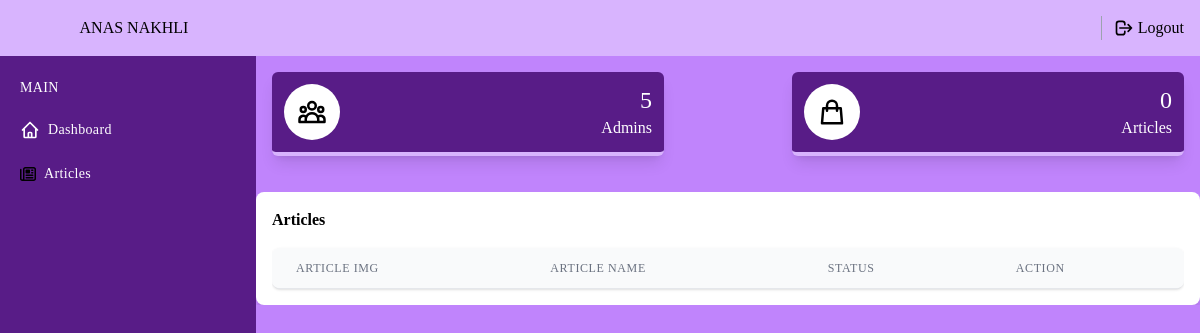
/view/dash_article.php (signed in), run on an earlier commit of the app's database.
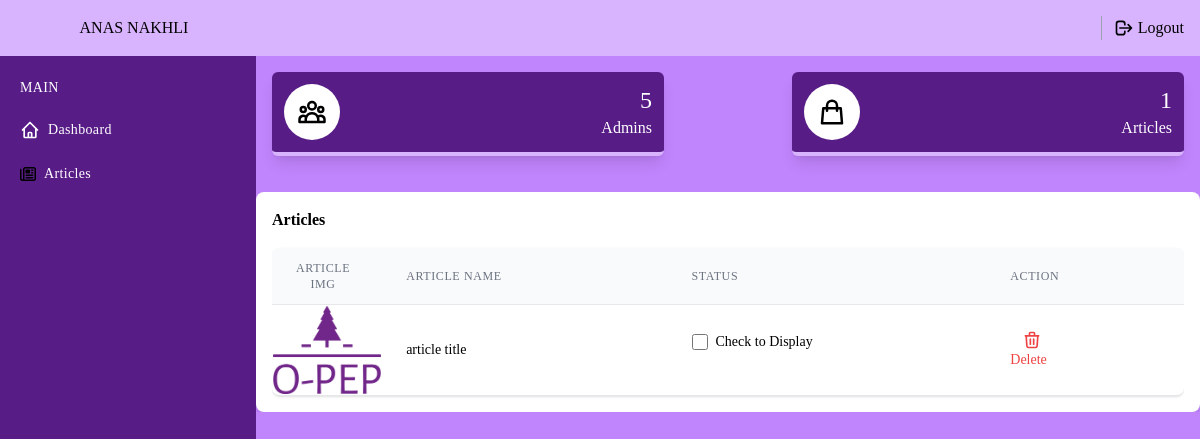
And on a later commit of the database.
### tables this page shows
CREATE TABLE `article` (
  `idArticle` int NOT NULL,
  `ArticleName` varchar(255) NOT NULL,
  `ArticleDes` varchar(255) NOT NULL,
  `ArticleImg` varchar(255) DEFAULT NULL,
  `ArticleSt` int DEFAULT '1',
  `ThemeId` int DEFAULT NULL,
  `TagId` int DEFAULT NULL,
  `UserId` int DEFAULT NULL
);

### view/dash_article.php (the view, shortened to what this page needs)
<?php
include 'session.php';
$countAdminsQuery = "SELECT COUNT(*) AS adminCount FROM user";
$countAdminsResult = mysqli_query($mysqli, $countAdminsQuery);
$adminCount = mysqli_fetch_assoc($countAdminsResult)['adminCount'];
$countArticlesQuery = "SELECT COUNT(*) AS articleCount FROM article";
$countArticlesResult = mysqli_query($mysqli, $countArticlesQuery);
$articleCount = mysqli_fetch_assoc($countArticlesResult)['articleCount'];
$query = "SELECT * FROM article";
$queryResult = mysqli_query($mysqli, $query);
while ($row = mysqli_fetch_assoc($queryResult)) {
    $articles[] = $row;
}
?>
<!DOCTYPE html>
<html lang="en" class="scroll-smooth">
<head>
    <script src="https://cdn.tailwindcss.com"></script>
    <link rel="stylesheet" href="https://cdn.jsdelivr.net/npm/bootstrap-icons@1.10.3/font/bootstrap-icons.css">
    <link rel="stylesheet" href="/css/style.css">
    <link rel="stylesheet" href="./public/css/style.css">
</head>
<body class="bg-purple-400 font-[sitika]">
    <div x-data="setup()" :class="{ 'dark': isDark }">
        <div class="min-h-screen flex flex-col flex-auto flex-shrink-0 antialiased  ">
            <div class="fixed w-full flex items-center  bg-purple-300 justify-between h-14 text-black z-10 gap-9 ">
                <div class="flex items-center justify-start md:justify-center pl-3 w-14 md:w-64 h-14 bg-purple-300">
                    <span class="hidden md:block">ANAS NAKHLI</span>
                </div>
                <div class="flex items-center justify-around h-14 bg-purple-300  ">
                    <ul class="flex justify-between">
                        <li>
                        </li>
                        <li>
                            <a href="../controller/logout.php" class="flex items-center mr-4 hover:text-blue-100">
                                <span class="inline-flex mr-1">
                                    <svg class="w-5 h-5" fill="none" stroke="currentColor" viewBox="0 0 24 24" xmlns="http://www.w3.org/2000/svg">
                                        <path stroke-linecap="round" stroke-linejoin="round" stroke-width="2" d="M17 16l4-4m0 0l-4-4m4 4H7m6 4v1a3 3 0 01-3 3H6a3 3 0 01-3-3V7a3 3 0 013-3h4a3 3 0 013 3v1">
                                        </path>
                                    </svg>
                                </span>
                                Logout
                            </a>
                        </li>
                    </ul>
                </div>
            </div>
            <div class="fixed flex flex-col top-14 left-0 w-14 hover:w-64 md:w-64 bg-purple-900 h-full text-white transition-all duration-300 border-none z-10 sidebar">
                <div class="overflow-y-auto overflow-x-hidden flex flex-col justify-between flex-grow">
                    <ul class="flex flex-col py-4 space-y-1">
                        <li class="px-5 hidden md:block">
                            <div class="flex flex-row items-center h-8">
                                <div class="text-sm font-light tracking-wide text-white uppercase">Main</div>
                            </div>
                        </li>
                        <li>
                            <a href="dash_article.php" class="relative flex flex-row items-center h-11 focus:outline-none transition hover:bg-purple-300 hover:text-[#000000] text-white-600 hover:text-white-800 border-l-4 border-transparent hover:border-white pr-6">
                                <span class="inline-flex justify-center items-center ml-4">
                                </span>
                                <span class="ml-2 text-sm tracking-wide truncate">Dashboard</span>
                            </a>
                            <a href="#" class="relative flex flex-row items-center h-11 focus:outline-none transition hover:bg-purple-300 hover:text-[#000000] text-white-600 hover:text-white-800 border-l-4 border-transparent hover:border-white pr-6">
                                <span class="inline-flex justify-center items-center ml-4">
                                </span>
                                <span class="ml-2 text-sm tracking-wide truncate">Articles</span>
                            </a>
                        </li>
                    </ul>
                </div>
            </div>
            <div class="h-full ml-14 mt-14 mb-10 md:ml-64">
                <div class="grid grid-cols-1  sm:grid-cols-2 gap-9 lg:grid-cols-2 p-4 lg:gap-32 ">
                    <div class="bg-purple-900 shadow-lg rounded-md flex items-center justify-between p-3 border-b-4 border-purple-300 text-white">
                        <div class="flex justify-center items-center w-14 h-14 bg-white rounded-full transition-all duration-300 transform group-hover:rotate-12">
                        </div>
                        <div class="text-right">
                            <p class="text-2xl"><?php echo $adminCount; ?></p>
                            <p>Admins</p>
                        </div>
                    </div>
                    <div class="bg-purple-900 shadow-lg rounded-md flex items-center justify-between p-3 border-b-4 border-purple-300 text-white font-medium group">
                        <div class="flex justify-center items-center w-14 h-14 bg-white rounded-full transition-all duration-300 transform group-hover:rotate-12">
                            <svg width="30" height="30" fill="none" viewBox="0 0 24 24" stroke="currentColor" class="stroke-current text-black transform transition-transform duration-500 ease-in-out">
                                <path stroke-linecap="round" stroke-linejoin="round" stroke-width="2" d="M16 11V7a4 4 0 00-8 0v4M5 9h14l1 12H4L5 9z"></path>
                            </svg>
                        </div>
                        <div class="text-right">
                            <p class="text-2xl"><?php echo $articleCount; ?></p>
                            <p>Articles</p>
                        </div>
                    </div>
                </div>
                <div class="col-span-12 mt-5 max-h-64 overflow-y-auto">
                    <div class="grid gap-2 grid-cols-1 lg:grid-cols-1">
                        <div class="bg-white p-4 shadow-lg rounded-lg ">
                            <div class="flex justify-between ">
                                <h1 class="font-bold text-base">Articles</h1>
                            </div>
                            <div class="mt-4">
                                <div class="flex flex-col">
                                    <div class="-my-2 overflow-x-auto">
                                        <div class="py-2 align-middle inline-block min-w-full">
                                            <div class="shadow overflow-hidden border-b border-gray-200 sm:rounded-lg bg-white">
                                                <table class="min-w-full divide-y divide-gray-200">
                                                    <thead>
                                                        <tr>
                                                            <th class="px-6 py-3 bg-gray-50 text-xs leading-4 font-medium text-gray-500 uppercase tracking-wider">
                                                                <div class="flex cursor-pointer">
                                                                    <span class="mr-2">Article img</span>
                                                                </div>
                                                            </th>
                                                            <th class="px-6 py-3 bg-gray-50 text-xs leading-4 font-medium text-gray-500 uppercase tracking-wider">
                                                                <div class="flex cursor-pointer">
                                                                    <span class="mr-2">Article NAME</span>
                                                                </div>
                                                            </th>
                                                            <th class="px-6 py-3 bg-gray-50 text-xs leading-4 font-medium text-gray-500 uppercase tracking-wider">
                                                                <div class="flex cursor-pointer">
                                                                    <span class="mr-2">Status</span>
                                                                </div>
                                                            </th>
                                                            <th class="px-6 py-3 bg-gray-50 text-xs leading-4 font-medium text-gray-500 uppercase tracking-wider">
                                                                <div class="flex cursor-pointer">
                                                                    <span class="mr-2">ACTION</span>
                                                                </div>
                                                            </th>
                                                        </tr>
                                                    </thead>
                                                    <tbody class="bg-white divide-y divide-gray-200">
                                                        <?php foreach ($articles as $article) {   ?>
                                                            <tr>
                                                                <td class="w-9">
                                                                    <img src="assets/images/<?php echo $article['ArticleImg']; ?>" alt="article Image">
                                                                </td>
                                                                <td class="px-6 py-4 whitespace-no-wrap text-sm leading-5">
                                                                    <p><?php echo $article['ArticleName'];
                                                                        ?></p>
                                                                </td>
                                                                <td class="px-6 py-4 whitespace-no-wrap text-sm leading-5">
                                                                    <div class="flex text-[#685942]">
                                                                        <p>
                                                                        <div class="flex items-center mb-4">
                                                                            <input id="default-checkbox" type="checkbox" value="" class="w-4 h-4 text-blue-600 bg-gray-100 border-gray-300 rounded focus:ring-blue-500 dark:focus:ring-blue-600 dark:ring-offset-gray-800 focus:ring-2 dark:bg-gray-700 dark:border-gray-600">
                                                                            <label for="default-checkbox" class="ms-2 text-sm font-medium text-black ">Check to Display</label>
                                                                        </div>
                                                                        </p>
                                                                    </div>
                                                                </td>
                                                                <td class="px-6 py-4 whitespace-no-wrap text-sm leading-5">
                                                                    <div class="flex space-x-4">
                                                                        <form action="" method="POST">
                                                                            <button type="submit" name="deletePlant" class="text-red-500 hover:text-red-600">
                                                                                <p>Delete</p>
                                                                            </button>
                                                                        </form>
                                                                    </div>
                                                                </td>
                                                            </tr>
                                                        <?php } ?>
                                                    </tbody>
                                                </table>
                                            </div>
                                        </div>
                                    </div>
                                </div>
                            </div>
                        </div>
                    </div>
                </div>
            </div>
        </div>
    </div>
</body>
</html>

### view/assets/css/style.css (style rules this page uses)
body { overflow-x: hidden; }

What changed in the data, as far as the page shows it:
added article: ArticleImg (picture), ArticleName "article title"
Also different on the page:
$articleCount: "0" → "1"
